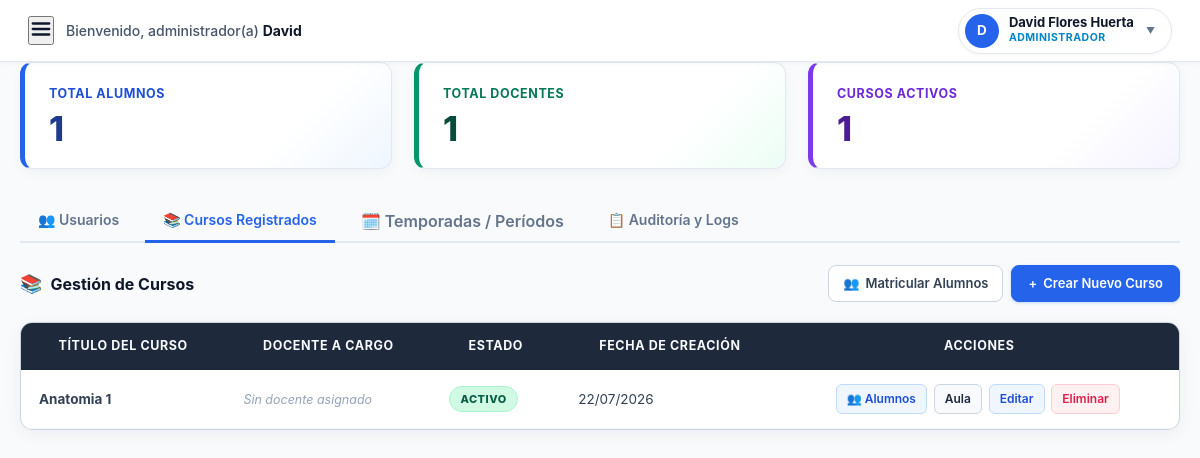
Screenshot of /panel-admin/cursos/ (signed in) with the database file from the repository.
### academia/models.py (models this page shows, shortened)
class Curso(models.Model):
    titulo = models.CharField(max_length=200)
    descripcion = models.TextField(blank=True, null=True)
    imagen_portada = models.ImageField(upload_to='cursos_portadas/', blank=True, null=True)
    docentes = models.ManyToManyField(User, related_name='cursos_asignados', blank=True)
    periodo = models.ForeignKey(PeriodoAcademico, on_delete=models.SET_NULL, related_name='cursos', null=True, blank=True)
    estado = models.BooleanField(default=True)
    fecha_creacion = models.DateTimeField(auto_now_add=True)
    formula_evaluacion = models.CharField(
        max_length=255,
        default="(N1 + N2 + N3) / 3",
        verbose_name="Fórmula de Promedio",
        help_text="Usa las variables N1, N2, N3, N4... Ejemplo: (N1*0.2) + (N2*0.3) + (N3*0.5)"
    )
    criterios_evaluacion = models.JSONField(
        default=list,
        blank=True,
        verbose_name="Criterios y Columnas de Evaluación"
    )
    class Meta:
        verbose_name = "Curso"
        verbose_name_plural = "Cursos"
        ordering = ['-fecha_creacion']

### academia/views.py (the view)
# urls.py: path('panel-admin/cursos/', views.admin_cursos_lista, name='admin_cursos_lista'),
@login_required
@user_passes_test(es_administrador, login_url='/cuentas/login/')
def admin_cursos_lista(request):
    return render(request, 'admin_cursos_lista.html', {
        'cursos': Curso.objects.prefetch_related('docentes').all(),
        'total_alumnos': User.objects.filter(groups__name='Alumnos').count(),
        'total_docentes': User.objects.filter(groups__name='Docentes').count(),
        'total_cursos': Curso.objects.filter(estado=True).count(),
    })

### academia/context_processors.py (called while the page is built)
def periodo_context(request):
    periodo_activo = PeriodoAcademico.objects.filter(activo=True).first()
    return {
        'periodo_activo': periodo_activo
    }

### academia/views.py (called while the page is built)
def es_administrador(user):
    return user.is_authenticated and (
        user.is_superuser or
        user.is_staff or
        user.groups.filter(name='Administrador').exists()
    )

### academia/templates/admin_cursos_lista.html (shortened to what this page needs)
{% load static %}
<!DOCTYPE html>
<html lang="es">
<head>
    <link rel="stylesheet" href="{% static 'css/base.css' %}?v=1.1">
    <link rel="stylesheet" href="{% static 'css/admin_dashboard.css' %}?v=1.6">
</head>
<body>
    {% include 'componentes/topbar_intranet.html' with es_docente=False %}
    <div class="main-container">
        <div class="stats-grid">
            <div class="stat-card alumnos">
                <h3>Total Alumnos</h3>
                <div class="number">{{ total_alumnos }}</div>
            </div>
            <div class="stat-card docentes">
                <h3>Total Docentes</h3>
                <div class="number">{{ total_docentes }}</div>
            </div>
            <div class="stat-card cursos">
                <h3>Cursos Activos</h3>
                <div class="number">{{ total_cursos }}</div>
            </div>
        </div>
        {% include 'componentes/admin_tabs.html' with pestana_activa='cursos' %}
        <div class="control-toolbar">
            <div style="display: flex; align-items: center; gap: 8px;">
                <span style="font-size: 18px;">📚</span>
                <h3 style="margin: 0; font-size: 16px; font-weight: 700; color: #0f172a;">Gestión de Cursos</h3>
            </div>
            <div class="action-buttons-group">
                <a href="{% url 'admin_matricular' %}" class="btn-pill-secondary">
                    <span>👥</span> Matricular Alumnos
                </a>
                <a href="{% url 'admin_crear_curso' %}" class="btn-pill-primary">
                    <span>+</span> Crear Nuevo Curso
                </a>
            </div>
        </div>
        <table class="admin-table">
            <thead>
                <tr>
                    <th>Título del Curso</th>
                    <th>Docente a Cargo</th>
                    <th>Estado</th>
                    <th>Fecha de Creación</th>
                    <th style="text-align: center;">Acciones</th>
                </tr>
            </thead>
            <tbody>
                {% for curso in cursos %}
                <tr>
                    <td><strong>{{ curso.titulo }}</strong></td>
                    <td>
                        {% if curso.docentes.all %}
                            <div style="display: flex; flex-direction: column; gap: 3px;">
                                {% for doc in curso.docentes.all %}
                                    <span style="font-size: 12.5px; font-weight: 600; color: #1e293b;">
                                        👨‍🏫 {{ doc.get_full_name|default:doc.username }}
                                    </span>
                                {% endfor %}
                            </div>
                        {% else %}
                            <span style="color: #94a3b8; font-style: italic; font-size: 12.5px;">Sin docente asignado</span>
                        {% endif %}
                    </td>
                    <td>
                        {% if curso.estado %}
                            <span class="badge badge-docente">Activo</span>
                        {% else %}
                            <span class="badge badge-admin" style="background-color: #f1f5f9; color: #64748b; border-color: #cbd5e1;">Inactivo</span>
                        {% endif %}
                    </td>
                    <td>{{ curso.fecha_creacion|date:"d/m/Y" }}</td>
                    <td style="text-align: center;">
                        <a href="{% url 'admin_curso_alumnos' curso.id %}" class="btn-detalle" style="background-color: #eff6ff; color: #1d4ed8; border-color: #bfdbfe;">
                            👥 Alumnos
                        </a>
                        <a href="{% url 'detalle_curso' curso.id %}" class="btn-detalle">Aula</a>
                        <a href="{% url 'admin_editar_curso' curso.id %}" class="btn-editar">Editar</a>
                        <a href="{% url 'admin_eliminar_curso' curso.id %}" class="btn-eliminar" onclick="return confirm('¿Estás seguro de eliminar el curso {{ curso.titulo }}? Se borrarán también sus materiales y matrículas asociadas.');">
                            Eliminar
                        </a>
                    </td>
                </tr>
                {% empty %}
                <tr>
                    <td colspan="5" class="empty-table-text">No hay cursos registrados todavía.</td>
                </tr>
                {% endfor %}
            </tbody>
        </table>
    </div>
</body>
</html>

### academia/templates/componentes/topbar_intranet.html (shortened to what this page needs)
{% load static %}
<header class="top-navbar">
    <div style="display: flex; align-items: center; gap: 12px;">
        <button type="button" class="btn-hamburger-intranet" id="btnHamburgerSidebar" aria-label="Abrir Menú">
            <svg width="22" height="22" viewBox="0 0 24 24" fill="none" stroke="#0f172a" stroke-width="2.5" stroke-linecap="round">
                <line x1="3" y1="6" x2="21" y2="6"></line>
                <line x1="3" y1="12" x2="21" y2="12"></line>
                <line x1="3" y1="18" x2="21" y2="18"></line>
            </svg>
        </button>
        <div class="top-welcome-text">
            Bienvenido{% if request.user.is_superuser or request.user.is_staff %}, administrador(a){% elif es_docente %}, profesor(a){% else %}, estudiante{% endif %}
            <strong class="top-welcome-name">{{ request.user.first_name|default:request.user.username }}</strong>
        </div>
    </div>
    <div class="user-dropdown-container">
        <div class="user-profile-trigger" id="userProfileTrigger">
            <div class="user-avatar-circle">
                {{ request.user.first_name|first|default:request.user.username|first|upper }}
            </div>
            <div class="user-trigger-text">
                <div class="user-text-name">{{ request.user.get_full_name|default:request.user.username }}</div>
                <div class="user-text-role">
                    {% if request.user.is_superuser or request.user.is_staff %}
                        Administrador
                    {% elif es_docente %}
                        Docente Titular
                    {% else %}
                        Estudiante Regular
                    {% endif %}
                </div>
            </div>
            <span class="dropdown-arrow">▼</span>
        </div>
    </div>
</header>

### academia/templates/componentes/admin_tabs.html (shortened to what this page needs)
<div class="nav-tabs-container">
    <a href="{% url 'admin_dashboard' %}"
        class="nav-tab-item {% if pestana_activa == 'usuarios' or not pestana_activa %}active{% endif %}">👥
        Usuarios</a>
    <a href="{% url 'admin_cursos_lista' %}"
        class="nav-tab-item {% if pestana_activa == 'cursos' %}active{% endif %}">📚 Cursos Registrados</a>
    <button type="button" class="nav-tab-item" id="btnAbrirTemporadas" onclick="abrirModalTemporadas()"
        style="background:none; border:none; cursor:pointer; font-size:inherit; font-family:inherit;">
        🗓️ Temporadas / Períodos
    </button>
    <a href="{% url 'admin_logs_actividad' %}"
        class="nav-tab-item {% if pestana_activa == 'logs' %}active{% endif %}">📋 Auditoría y Logs</a>
</div>

### academia/static/css/base.css (style rules this page uses)
:root { --primary: #0284c7; --primary-dark: #0f172a; --primary-hover: #0369a1; --primary-active: #0080ff; --sidebar-institutional: #02529c; --bg-main: #f8fafc; --card-bg: #ffffff; --text-main: #0f172a; --text-secondary: #334155; --text-muted: #64748b; --border-color: #e2e8f0; --border-subtle: #cbd5e1; --shadow-subtle: 0 1px 3px rgba(0, 0, 0, 0.04); --shadow-card: 0 2px 8px rgba(0, 0, 0, 0.04); }
*, *::before, *::after { margin: 0; padding: 0; box-sizing: border-box; font-family: 'Inter', -apple-system, BlinkMacSystemFont, "Segoe UI", Roboto, Helvetica, Arial, sans-serif; }
html, body { width: 100%; min-height: 100vh; background-color: var(--bg-main); color: var(--text-main); line-height: 1.5; -webkit-font-smoothing: antialiased; }
.main-container { max-width: 1200px; margin: 0 auto; padding: 0 20px; }
.top-navbar, .intranet-topbar { background: var(--card-bg); height: 62px; border-bottom: 1px solid var(--border-color); display: flex; align-items: center; justify-content: space-between; padding: 0 32px; position: sticky; top: 0; z-index: 40; box-shadow: var(--shadow-subtle); }
.top-welcome-text, .intranet-topbar-welcome { font-size: 13.5px; color: var(--text-muted); }
.top-welcome-text strong, .intranet-topbar-welcome strong { color: var(--text-main); font-weight: 700; }
.user-circle, .user-avatar-circle { width: 36px; height: 36px; border-radius: 50%; background: var(--primary); color: #ffffff; display: flex; align-items: center; justify-content: center; font-size: 13.5px; font-weight: 800; text-transform: uppercase; flex-shrink: 0; }
.user-text-name, .intranet-user-name { font-size: 13px; font-weight: 700; color: var(--text-main); line-height: 1.2; }
.user-text-role, .intranet-user-role { font-size: 10.5px; font-weight: 700; color: var(--primary); text-transform: uppercase; letter-spacing: 0.5px; }
.user-dropdown-container { position: relative; display: inline-block; }
.user-profile-trigger { display: flex; align-items: center; gap: 10px; background: #f8fafc; border: 1px solid var(--border-color); padding: 5px 14px 5px 6px; border-radius: 50px; cursor: pointer; transition: all 0.2s ease; user-select: none; }
.user-trigger-text { font-size: 13px; font-weight: 600; color: #1e293b; }
.dropdown-arrow { font-size: 9px; color: var(--text-muted); transition: transform 0.2s ease; }
.user-profile-trigger { display: flex; align-items: center; gap: 10px; padding: 4px 12px 4px 6px; border-radius: 50px; background: #ffffff; border: 1px solid #e2e8f0; cursor: pointer; transition: all 0.2s ease; user-select: none; }
.dropdown-arrow { font-size: 8px; color: #94a3b8; margin-left: 2px; transition: transform 0.2s ease; }
.top-navbar { background: #ffffff !important; border-bottom: 1px solid #e2e8f0 !important; box-shadow: 0 2px 4px rgba(15, 23, 42, 0.03) !important; padding: 14px 28px !important; display: flex !important; justify-content: space-between !important; align-items: center !important; width: 100% !important; box-sizing: border-box !important; }
.top-welcome-text { font-size: 14px; color: #475569; font-weight: 500; }
.top-welcome-name { color: #0f172a; font-weight: 700; }

### rows the page displays
Curso: titulo "Anatomia 1", shows "Sin docente asignado", estado "ACTIVO", fecha_creacion "22/07/2026"

### other values shown
{{ request.user.first_name|default:request.user.username }} "David"
{{ request.user.get_full_name|default:request.user.username }} "David Flores Huerta"
{{ total_alumnos }} "1"
{{ total_docentes }} "1"
{{ total_cursos }} "1"
